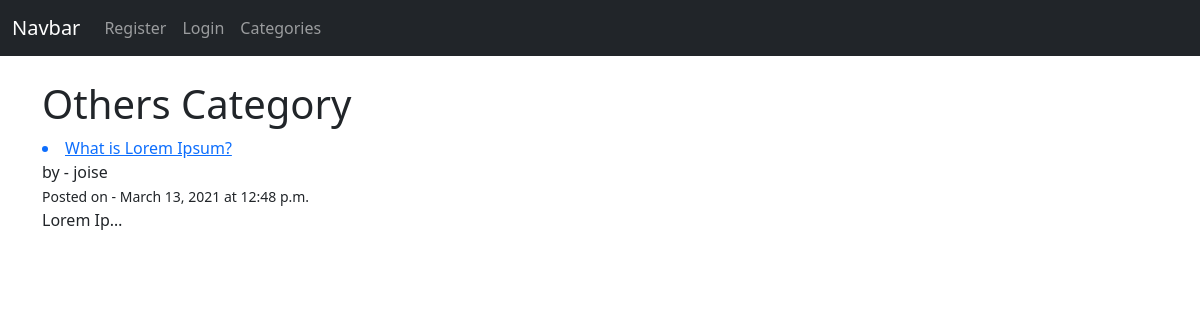
Before: /category/others/ with the older database file.
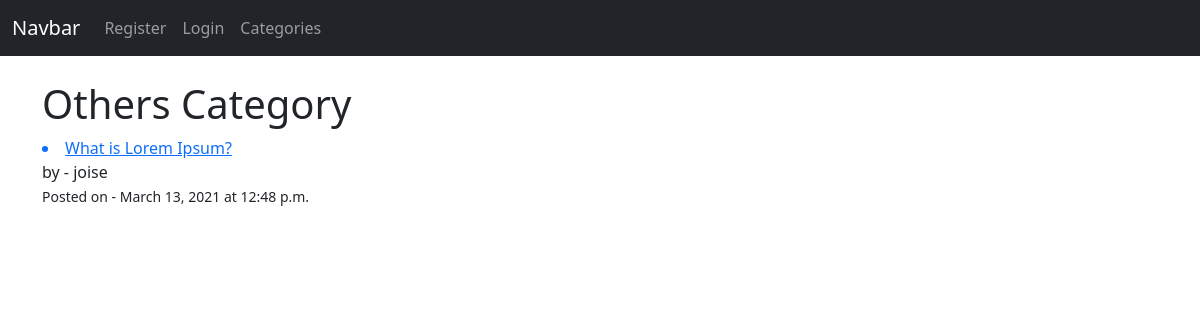
After: the same page with the newer database file.
### blog/models.py (models this page shows, shortened)
class Post(models.Model):
    title = models.CharField(max_length=255)
    author = models.ForeignKey(User, on_delete=models.CASCADE)
    body = RichTextField(blank=True, null=True)
    post_date = models.DateField(auto_now_add=True)
    post_time = models.TimeField(auto_now_add=True)
    category = models.CharField(max_length=255, default='others')
    likes = models.ManyToManyField(User, related_name='blog_posts')
    thumbnail = models.ImageField(null=True, blank=True, upload_to='images/blog/thumbnail')

### blog/views.py (the view)
# urls.py: path('category/<str:category_name>/', CategoryView, name='category_page'),
def CategoryView(request, category_name):
    category_posts = Post.objects.filter(category = category_name)
    return render(request, 'categories.html', {'category_posts':category_posts, 'category_name':category_name.title()})

### blog/templates/categories.html (shortened to what this page needs)
{% extends 'Navbars/blog_nav.html' %}
{% block items %}
{% if category_posts %}
    <h1>{{category_name}} Category</h1>
    {% for post in category_posts %}
        <a href="{% url 'blogdetail' post.pk %}"><li>{{post.title}}</li></a>
        by - {{post.author}}
        <br><small>Posted on - {{post.post_date}} at {{post.post_time}} </small><br>
        {{post.body | truncatechars:9 | safe}} <br><br>
    {% endfor %}
{% else %}
    <h1>Sorry There is no post under {{category_name}} Category</h1>
{% endif %}
{%endblock%}

Changed rows visible on the page:
changed Post "What is Lorem Ipsum?": body "Lorem Ip…" → (not shown)
